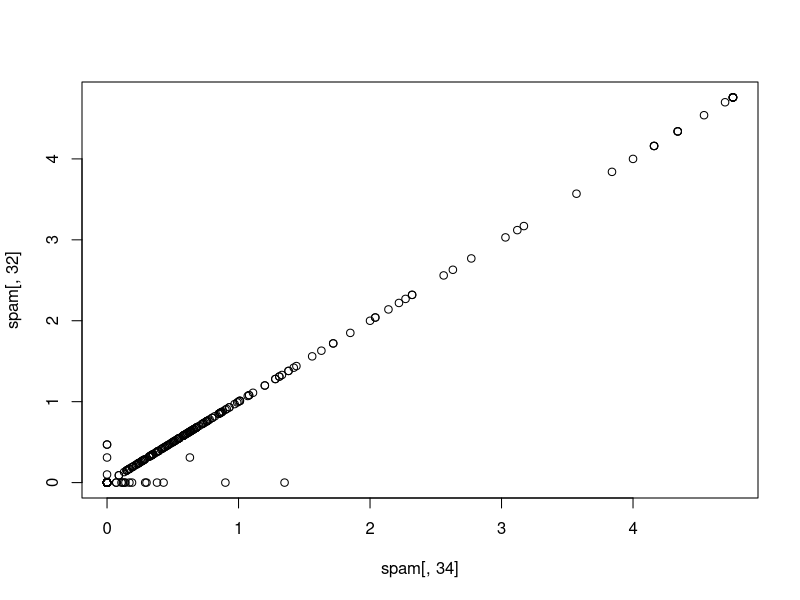
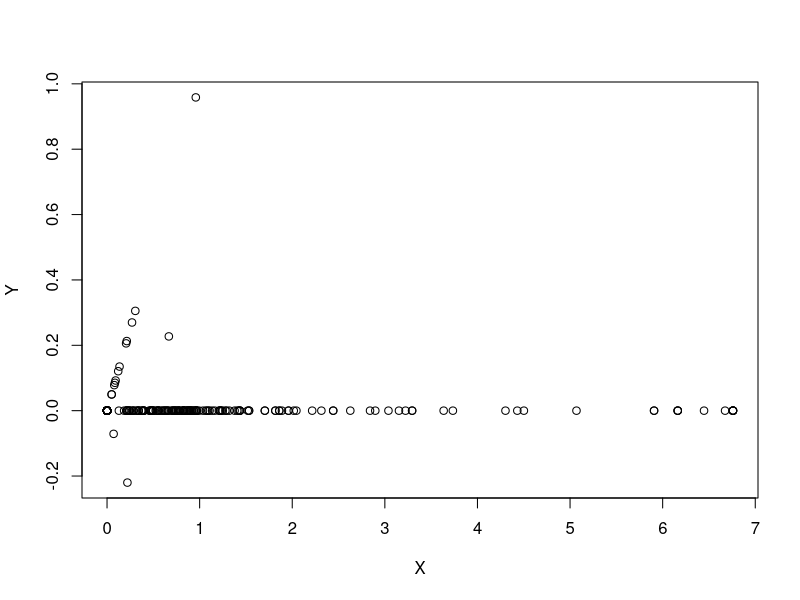
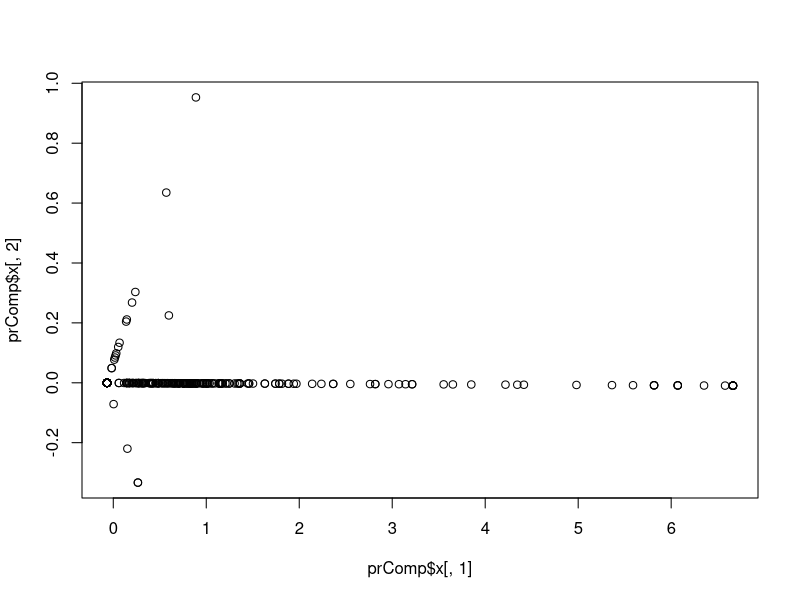
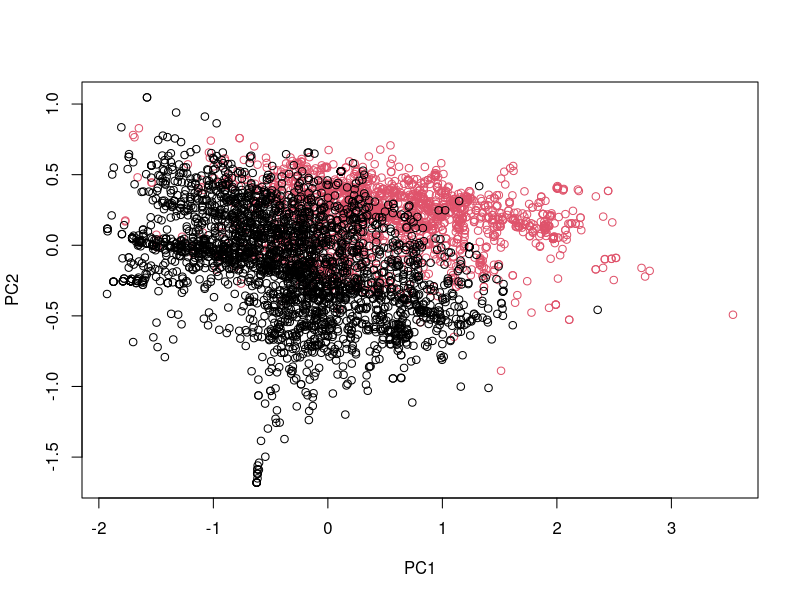
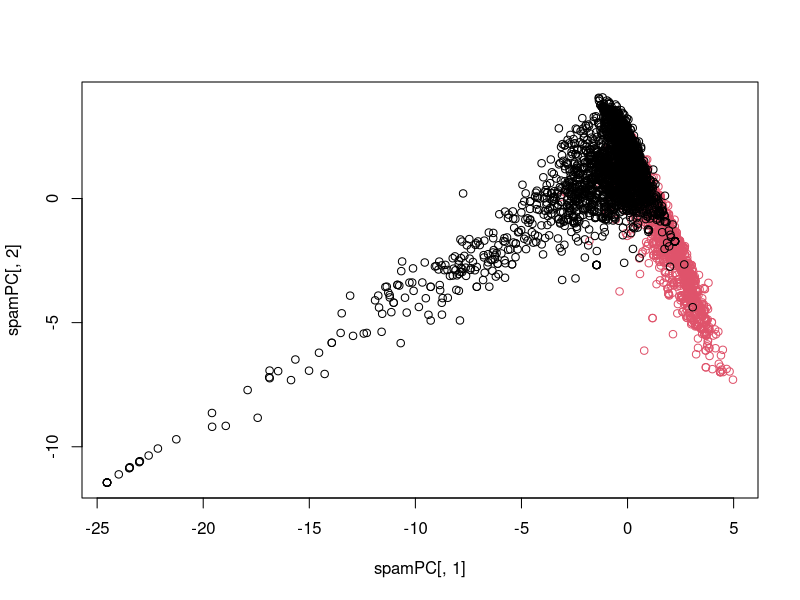

The R script that drew these images, in order: (Note: this script raises an error after producing the figures.)
#Correlated predictors
library(caret);library(kernlab);data(spam)
inTrainingSet <- createDataPartition(y=spam$type,
                                     p=.75,list=FALSE)

trainingSet <- spam[inTrainingSet,]
testingSet <- spam[-inTrainingSet,]

M <- abs(cor(trainingSet[,-58]))
diag(M) <- 0
which(M > .8,arr.ind=T)

names(spam)[c(34,32)]
plot(spam[,34],spam[,32])

#rotate the plot
X <- .71*trainingSet$num415 + .71*trainingSet$num857
Y <- .71*trainingSet$num415 - .71*trainingSet$num857
plot(X,Y)

smallSpam <- spam[,c(34,32)]
prComp <- prcomp(smallSpam)
plot(prComp$x[,1],prComp$x[,2])

prComp$rotation

typeColor <- ((spam$type=="spam")*1+1)
prComp <- prcomp(log10(spam[,-58]+1))
plot(prComp$x[,1],prComp$x[,2],col=typeColor,xlab="PC1",ylab="PC2")

preProc <- preProcess(log10(spam[,-58]+1),method="pca",pcaComp=2)
spamPC <- predict(preProc,log10(spam[,-58]+1))
plot(spamPC[,1],spamPC[,2],col=typeColor)

preProc <- preProcess(log10(trainingSet[,-58]+1),method="pca",pcaComp=2)
trainPC <- predict(preProc,log10(trainingSet[,-58]+1))
modelFit <- train(trainingSet$type ~ .,method="glm",data=trainPC)

testPC <- predict(preProc,log10(testingSet[,-58]+1))
confusionMatrix(testingSet$type,predict(modelFit,testPC))
